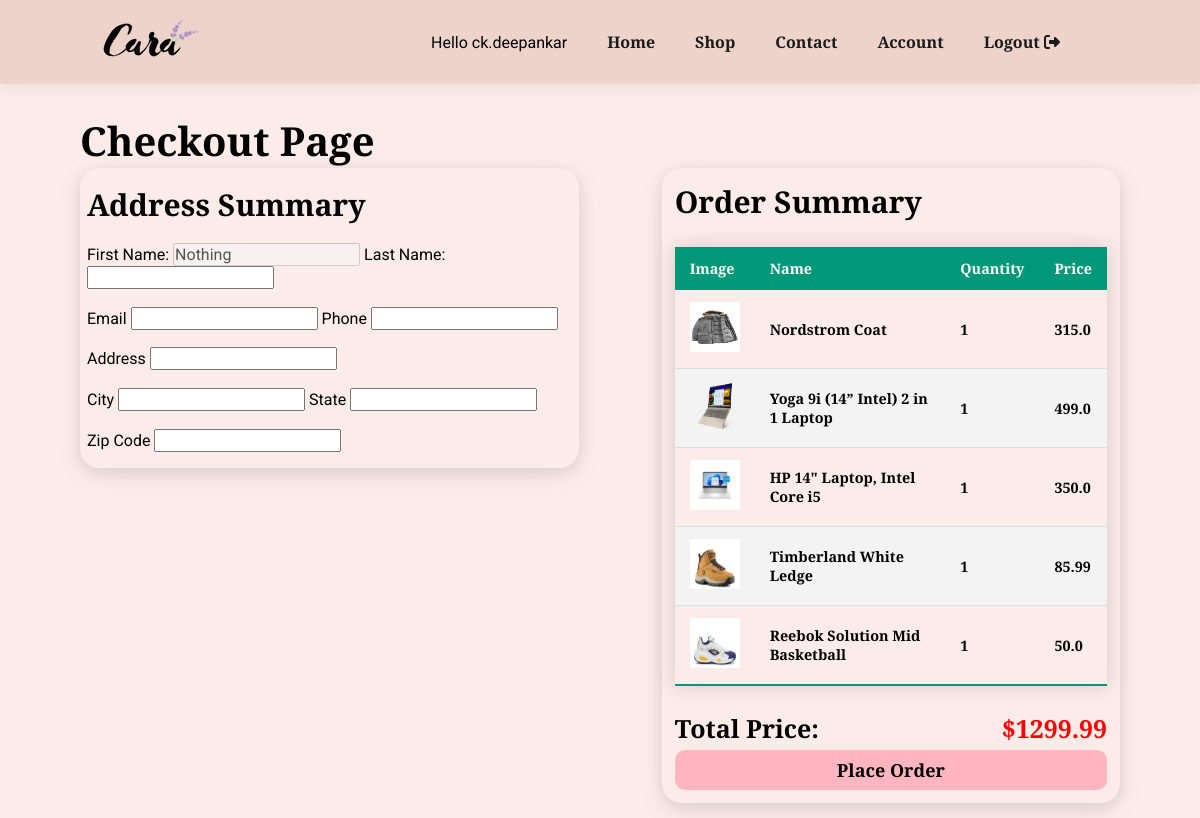
Page /checkout (signed in) on the earlier database version.
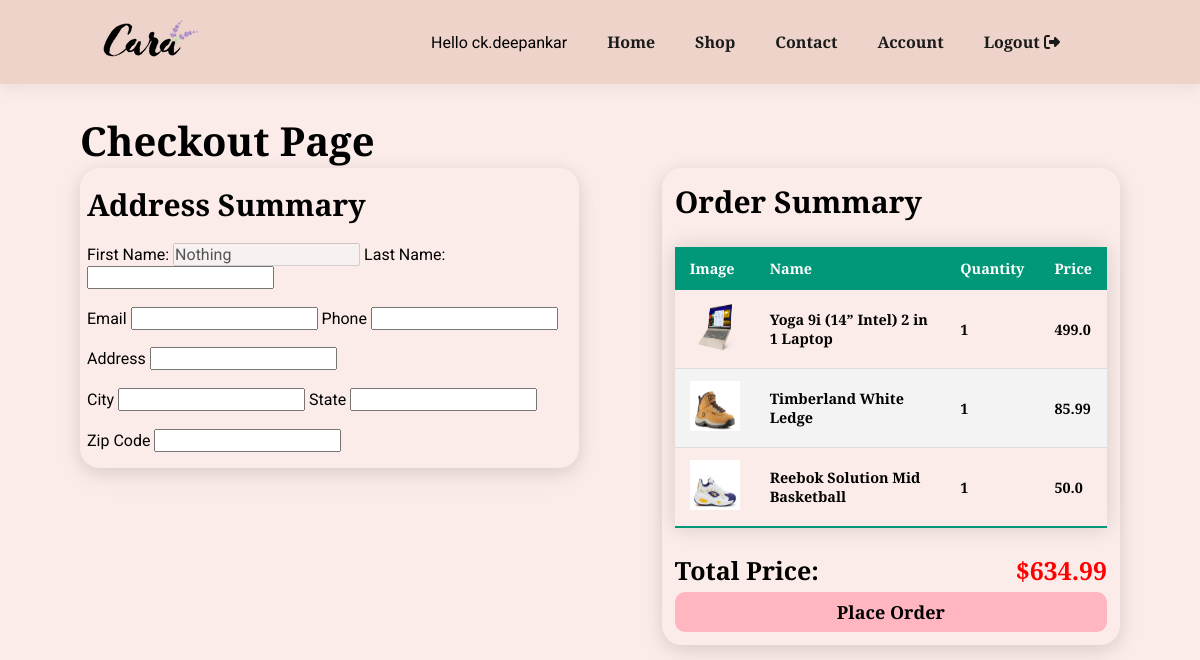
Same page on the later database version.
### store/models.py (models this page shows, shortened)
class Cart(models.Model):
    user = models.ForeignKey(User, on_delete=models.CASCADE)
    product = models.ForeignKey(Product, on_delete=models.CASCADE)
    product_quantity = models.IntegerField(null=False, blank=False)
    created_at = models.DateField( auto_now_add=True)

class Product(models.Model):
    category = models.ForeignKey(Category,  on_delete=models.CASCADE)
    slug = models.CharField(max_length=150, null=False, blank=False)
    name = models.CharField(max_length=50, null=False, blank=False)
    author = models.ForeignKey(User, on_delete=models.CASCADE, null=False, blank=False)
    product_image = models.ImageField(upload_to=get_file_path_pro, null=True, blank=True)
    small_description = models.TextField(max_length=250, null=False, blank=False)
    quantity = models.IntegerField(null=False, blank=False)
    original_price = models.FloatField(null=False, blank=False)
    bidding_price = models.FloatField(null=False, blank=False)
    description = models.TextField(max_length=500, null=False, blank=False)
    status = models.BooleanField(default= False, help_text="0=Default, 1=Hidden")
    trending = models.BooleanField(default= False, help_text="0=Default, 1=Hidden")
    tag = models.CharField(max_length=150, null=False, blank=False)
    meta_title = models.CharField(max_length=150, null=False, blank=False)
    meta_keywords= models.CharField(max_length=150, null=False, blank=False)
    meta_description= models.CharField(max_length=500, null=False, blank=False)
    created_at = models.DateTimeField(auto_now_add=True)

### store/controller/checkout.py (the view)
# urls.py: path('checkout', checkout.checkoutitem, name="checkout"),
@login_required
def checkoutitem(request):
    rawcart = Cart.objects.filter(user = request.user)
    for item in rawcart:
        if item.product_quantity >  item.product.quantity:
            Cart.objects.delete(id = item.id)
        else:
            pass
    cartitems = Cart.objects.filter(user=request.user)
    total_price = 0
    for item in cartitems:
        total_price = total_price + item.product_quantity * item.product.original_price
    context = {
        'cartitems' : cartitems,
        'total_price': total_price,
    }
    return render(request, "store/checkout.html", context)

### store/templates/store/checkout.html (shortened to what this page needs)
{% extends "store/base.html" %}
{% load static %}
{% block content %}
    <div class="section-p1">
        <h2>Checkout Page </h2>
        <div class="wrap_ckout">
            <div class="left-ckout">
                <div>
                    <h3>Address Summary</h3>
                </div>
                <div>
                    <label for="ck_first_name">First Name: </label>
                    <input id="ck_first_name" class="ck-cell" type="text" value="Nothing" disabled> </input>
                    <label for="ck_last_name">Last Name: </label>
                    <input id="ck_last_name" type="text" class="ck-cell" disable></input>
                </div>
                <div>
                    <label for="ck_email">Email</label>
                    <input id="ck_email" type="text" class="ck-cell" disable></input>
                    <label for="ck_phone">Phone</label>
                    <input id="ck_last_name" type="text" class="ck-cell" disable></input>
                </div>
                <div>
                    <label for="ck_address">Address</label>
                    <input id="ck_address" type="text" class="ck-cell" disable></input>
                </div>
                <div>
                    <label for="ck_city">City</label>
                    <input id="ck_city" type="text" class="ck-cell" disable></input>
                    <label for="ck_state">State</label>
                    <input id="ck_state" type="text" class="ck-cell" disable></input>
                </div>
                <div>
                    <label for="ck_zip">Zip Code</label>
                    <input id="ck_zip" type="text" class="ck-cell" disable></input>
                </div>
            </div>
            <div class="right-ckout">
                <div><h3>Order Summary</h3></div>
                <div>
                    {% if cartitems %}
                    <table class="styled-table">
                        <thead>
                            <tr>
                                <th>Image </th>
                                <th>Name</th>
                                <th>Quantity</th>
                                <th>Price</th>
                            </tr>
                        </thead>
                        <tbody>
                            {% for item in cartitems %}
                                <tr>
                                    <th>
                                        <img src = "{{ item.product.product_image.url }}" height="50px" width = "50px">
                                    </th>
                                    <th>{{ item.product.name }}</th>
                                    <th>{{ item.product_quantity }}</th>
                                    <th>{{ item.product.original_price }}</th>
                                </tr>
                            {% endfor %}
                        </tbody>
                    </table>
                    <div class="ck_total_price">
                        <h4>Total Price: </h4>
                        <h4 style="float: left; color: red;"> ${{ total_price }} </h4>
                    </div>
                    <div class="ck_place_order_wrap">
                        <button class="ck_place_order"><strong>Place Order<strong></button>
                    </div>
                    {% else %}
                        <h4>Your Cart is empty:</h4>
                    {% endif %}
{% endblock content%}

Differences in the rows shown:
removed Cart: product.product_image (picture), product.name "Nordstrom Coat", product_quantity "1", product.original_price "315.0"
removed Cart: product.product_image (picture), product.name "HP 14\" Laptop, Intel Core i5", product_quantity "1", product.original_price "350.0"
Other differences:
{{ total_price }}: "1299.99" → "634.99"
